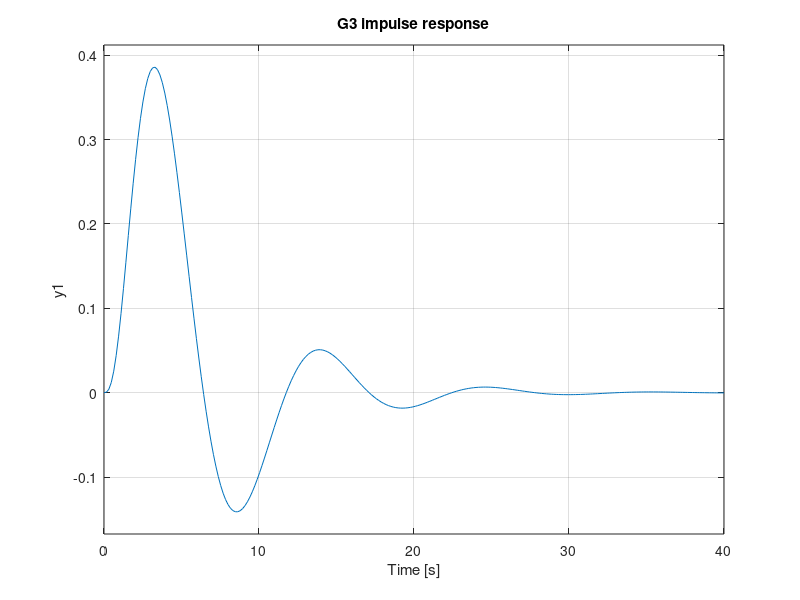
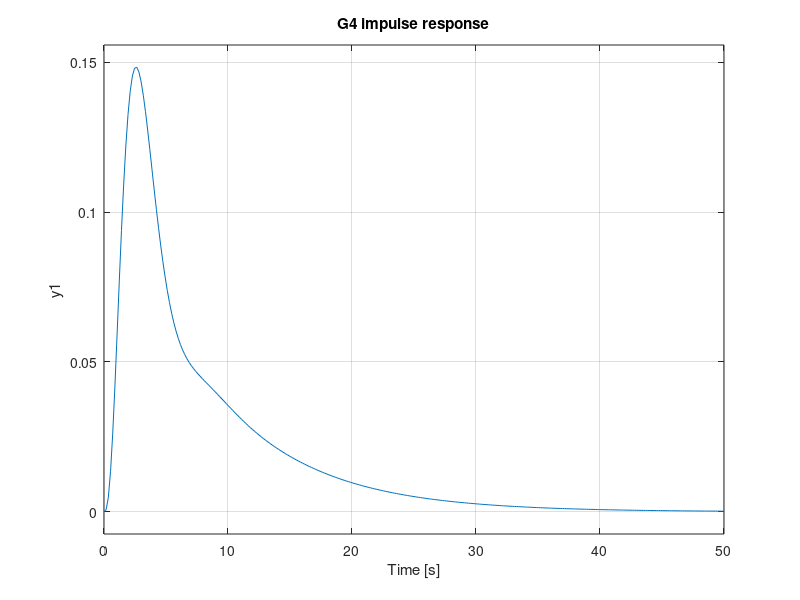
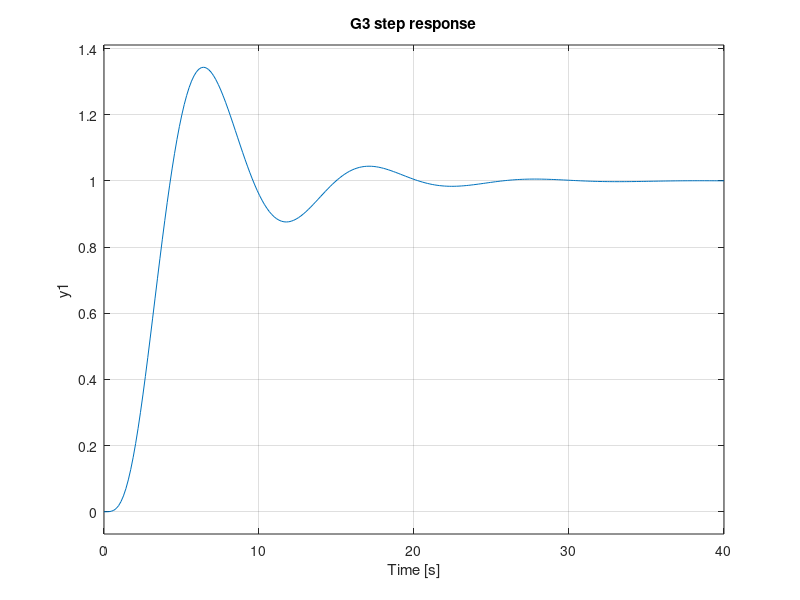
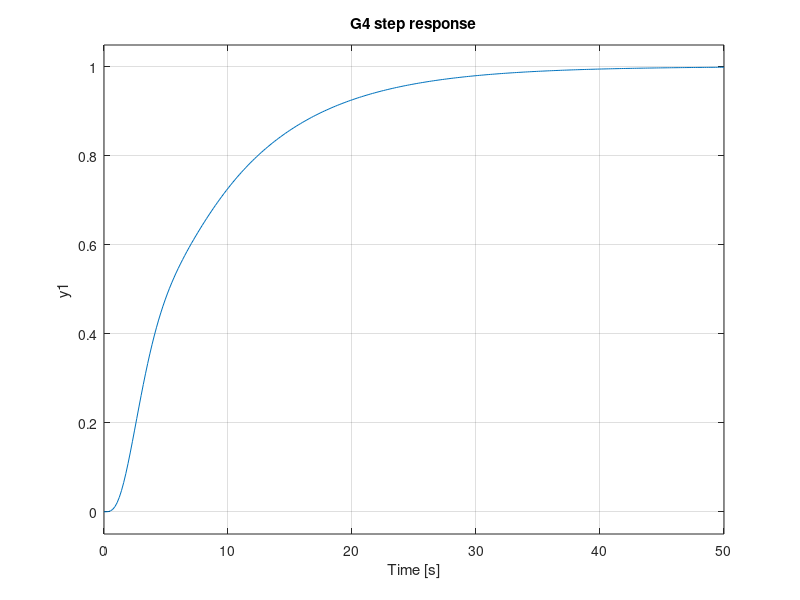

The MATLAB source for these figures, in order: (Note: this script raises an error after producing the figures.)
clear; 
clc; 
close all;

% G3
num3 = [1 2];
den3 = [1 5 10 10 5 2];
sys3 = tf(num3, den3);

% G4
num4 = [1 0.5];
den4 = [1 5 10 10 5 0.5];
sys4 = tf(num4, den4);


figure
impulse(sys3)
grid on
title('G3 impulse response')

figure
impulse(sys4)
grid on
title('G4 impulse response')


figure
step(sys3)
grid on
title('G3 step response')

figure
step(sys4)
grid on
title('G4 step response')


stepinfo(sys3, 'RiseTimeLimits', [0.1 0.9], 'SettlingTimeThreshold', 0.05)
stepinfo(sys4, 'RiseTimeLimits', [0.1 0.9], 'SettlingTimeThreshold', 0.05)
